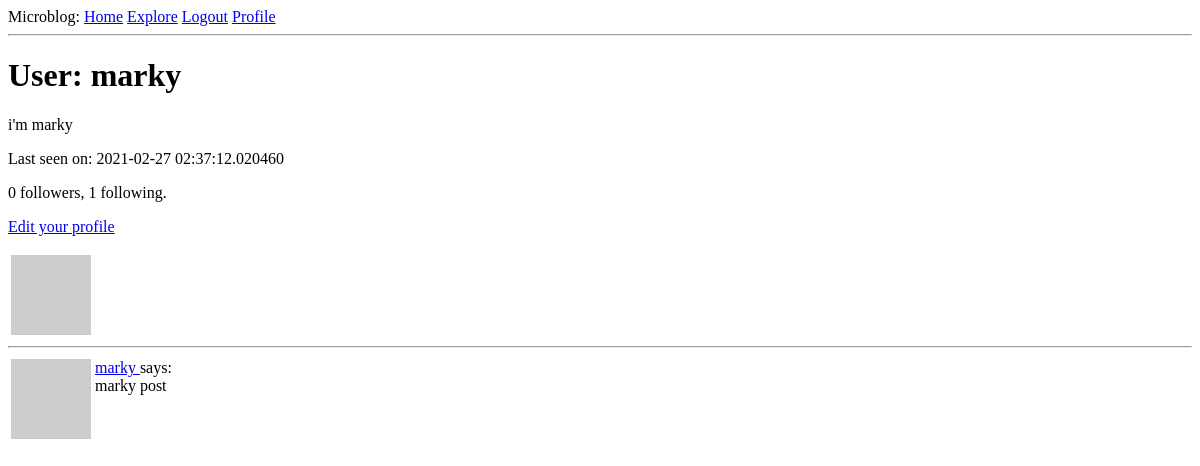
The app's page /user/marky (signed in), older data.
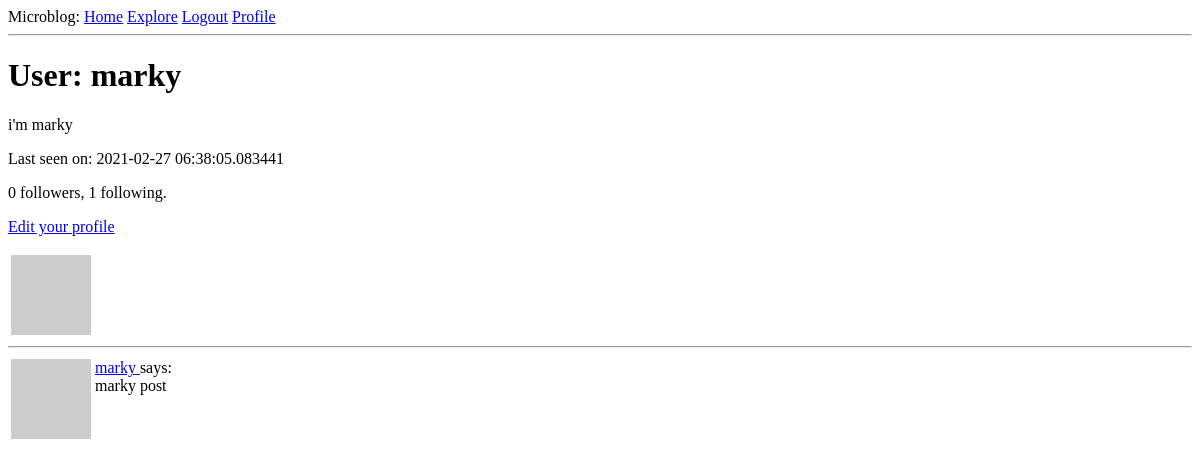
The same page, newer data.
### app/models.py (models this page shows, shortened)
class User(UserMixin, db.Model):
    id = db.Column(db.Integer, primary_key=True)
    username = db.Column(db.String(64), index=True, unique=True)
    email = db.Column(db.String(120), index=True, unique=True)
    password_hash = db.Column(db.String(128))
    posts = db.relationship('Post', backref='author', lazy='dynamic')
    about_me = db.Column(db.String(140))
    last_seen = db.Column(db.DateTime, default=datetime.utcnow)
    '''
    implementing followers
    the following relationship implements this idea:
    A follows B. A is the left User. B is the right User.
    If we query A, we get the list of users followed by A.

    Below,
    • 'User' is the user followed by A.
    • secondary is the aux. table above this class.
    • primary join is the condition that links A to B.
        - the follower id matches self.id (first var. in this class above)
    • secondaryjoin links B to A. B is the followed user, so they have the
      same id.
    • backref

    '''
    followed = db.relationship(
        'User', secondary=followers,
        primaryjoin=(followers.c.follower_id == id),
        secondaryjoin=(followers.c.followed_id == id),
        backref=db.backref('followers', lazy='dynamic'), lazy='dynamic')
    def avatar(self, size):
        return 'https://www.gravatar.com/avatar/%s?d=identicon&s=%d' % (md5(self.email.encode('utf-8')).hexdigest(), size)
    '''
    Implement following and unfollowing other users.
    '''

class Post(db.Model):
    id = db.Column(db.Integer, primary_key=True)
    body = db.Column(db.String(140))
    timestamp = db.Column(db.DateTime, index=True, default=datetime.utcnow)
    user_id = db.Column(db.Integer, db.ForeignKey('user.id'))

### app/routes.py (the view)
@app.route('/user/<username>')
@login_required
def user(username):
	user = User.query.filter_by(username=username).first_or_404()
	page = request.args.get('page', 1, type=int) #query string, default, type
	posts = user.posts.order_by(Post.timestamp.desc()).paginate(
		page, app.config['POSTS_PER_PAGE'], False)
	next_url = url_for('user', username=user.username, page=posts.next_num) \
		if posts.has_next else None
	prev_url = url_for('user', username=user.username, page=posts.prev_num) \
	if posts.has_prev else None
	'''
	note, above we use url_for to pass extra arguments.
	username specifies the user whose profile page we're targetting.
	the page argument is used in this function to determine which of
	this user's posts should be displayed (pagination).

	below, if we're viewing someone else's profile, form serves as the
	follow/unfollow button.
	'''
	form = EmptyForm()
	return render_template('user.html',user=user,posts=posts.items,form=form)

### app/models.py (called while the page is built)
@login.user_loader
def load_user(id):
    return User.query.get(int(id))

### app/routes.py (called while the page is built)
@app.before_request
def before_request():
	if current_user.is_authenticated:
		current_user.last_seen = datetime.utcnow()
		db.session.commit()

### app/templates/user.html (shortened to what this page needs)
{% extends "base.html" %}
{% block content %}
    <table>
        <tr valign="top">
            <td><img src="{{ user.avatar(128) }}"></td>
            <h1>User: {{ user.username }}</h1>
            {% if user.about_me %}<p>{{ user.about_me }}</p>{% endif %}
            {% if user.last_seen %}<p>Last seen on: {{ user.last_seen }}</p>{% endif %}
            <p>{{ user.followers.count() }} followers, {{ user.followed.count() }} following.</p>
            {% if user == current_user %}
            <p><a href="{{ url_for('edit_profile') }}">Edit your profile</a></p>
            {% endif %}
        </tr>
    </table>
    <hr>
    {% for post in posts %}
        {% include '_post.html' %}
    {% endfor %}
{% endblock %}

### app/templates/base.html (shortened to what this page needs)
<html>
    <head>
    </head>
    <body>
        <div>
          Microblog:
          <a href="{{ url_for('index') }}">Home</a>
          <a href="{{ url_for('explore') }}">Explore</a>
          {% if current_user.is_anonynous %}
          <a href="{{ url_for('login') }}">Login</a>
          {% else %}
          <a href="{{ url_for('logout') }}">Logout</a>
          <a href="{{ url_for('user', username=current_user.username) }}">Profile</a>
          {% endif %}
        </div>
        <hr>
        {% block content %}{% endblock %}
    </body>
</html>

### app/templates/_post.html
 <table>
         <tr valign="top">
             <td><img src="{{ post.author.avatar(36) }}"></td>
             <td>
               <a href="{{ url_for('user', username=post.author.username) }}">
                    {{ post.author.username }}
                </a>
               says:<br>{{ post.body }}
             </td>
         </tr>
</table>

Row changes from the older to the newer data that the page shows:
changed User "marky": last_seen "2021-02-27 02:37:12.020460" → "2021-02-27 06:38:05.083441"
